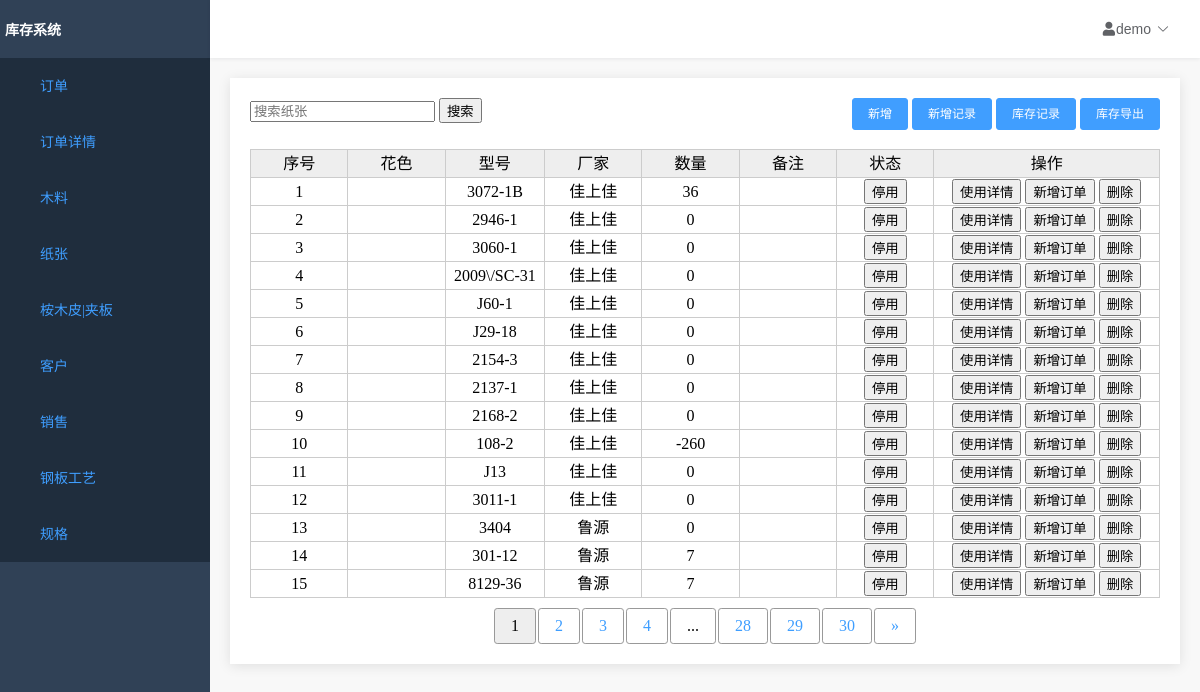
Page /home/paper/list/ on the earlier database version.
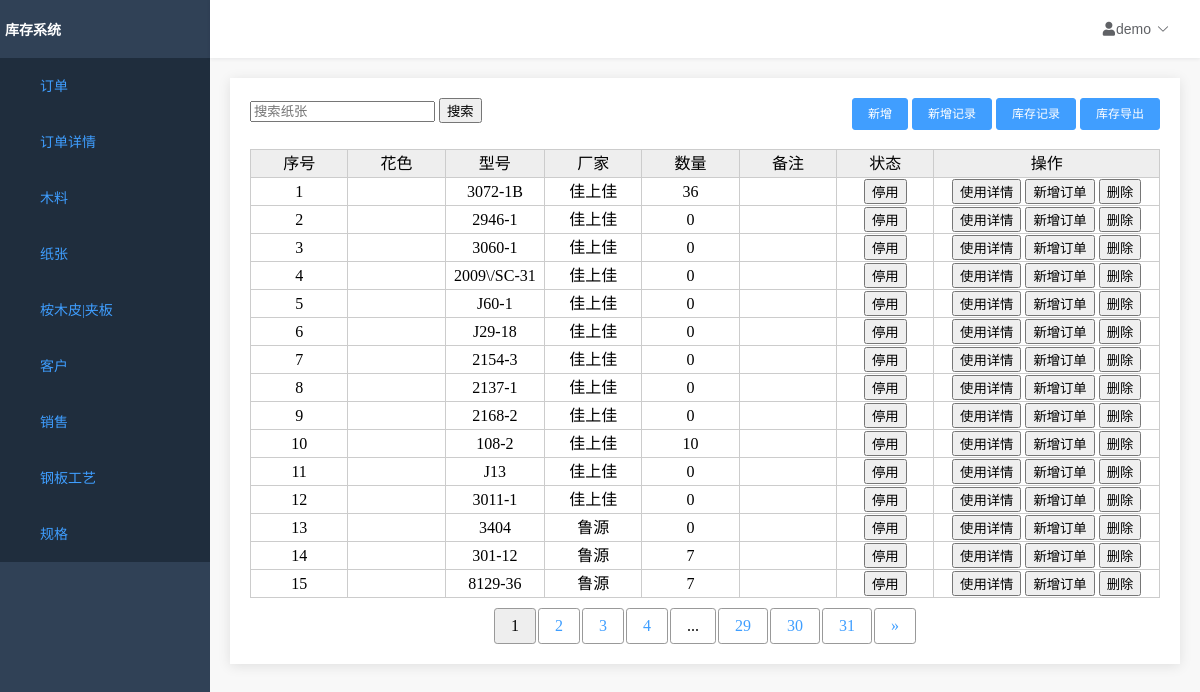
Same page on the later database version.
### paper/models.py (models this page shows, shortened)
class PaperModel(models.Model):
    id = models.AutoField(primary_key=True)
    color = models.TextField('花色', max_length=64, default="")
    type = models.TextField('型号', max_length=64, default="")
    factory = models.TextField('厂家', max_length=64, default="")
    count = models.IntegerField('数量', default=0)
    note = models.TextField('备注', max_length=256, default='')
    enable = models.BooleanField(
        '是否使用', default=True, blank=False, null=False)
    created_time = models.DateTimeField('创建时间', default=now)
    last_mod_time = models.DateTimeField('修改时间', auto_now=True)
    objects = PaperManager()

### paper/views.py (the view)
# urls.py: path('list/', views.PaperListView.as_view(), name='paper_list'),
class PaperListView(ListView):
    paginate_by = 15
    model = PaperModel
    template_name = 'paperlist.html'
    context_object_name = 'object_list'
    def get_queryset(self):
        q = Q()
        name = self.request.GET.get('name')
        if name:
            q.add(Q(color__icontains=name), Q.OR)
            q.add(Q(type__icontains=name), Q.OR)
            q.add(Q(factory__icontains=name), Q.OR)
        return PaperModel.objects.filter(q).order_by('color')
    def get_context_data(self, **kwargs):
        context = super(PaperListView, self).get_context_data(**kwargs)
        return context

### InventorySystem/context_processor.py (called while the page is built)
def nav_list(request):
    func_list = []
    func_list.append(('订单', '/home/order/head/list'))
    func_list.append(('订单详情', '/home/order/list'))
    func_list.append(('木料', '/home/wood/list'))
    func_list.append(('纸张', '/home/paper/list'))
    func_list.append(('桉木皮|夹板', '/home/skin/list'))
    func_list.append(('客户', '/home/customer/list'))
    func_list.append(['销售', '/home/salesman/list'])
    func_list.append(('钢板工艺', '/home/process/technology/list'))
    func_list.append(('规格', '/home/process/specification/list'))
    return locals()

### order/templatetags/order_extras.py (called while the page is built)
@register.simple_tag(takes_context=True)
def param_replace(context, **kwargs):
    d = context['request'].GET.copy()
    for k, v in kwargs.items():
        d[k] = v
    for k in [k for k, v in d.items() if not v]:
        del d[k]
    return d.urlencode()

### templates/paperlist.html (shortened to what this page needs)
{% extends 'table.html' %}
{% block table %}
<div>
    <div class="top_tool_bar">
        <form method="get">
            <input type="text" name="name" placeholder="搜索纸张">
            <button type="submit">
                <span>搜索</span>
            </button>
        </form>
        <div class="right_buttons">
            <a href="/home/paper/add">
                <button type="button">
                    <span>新增</span>
                </button>
            </a>
            <a href="/home/paper/form/add">
                <button type="button">
                    <span>新增记录</span>
                </button>
            </a>
            <a href="/home/paper/form/list">
                <button type="button">
                    <span>库存记录</span>
                </button>
            </a>
            <a href="/home/paper/output">
                <button type="button">
                    <span>库存导出</span>
                </button>
            </a>
        </div>
    </div>
    <div class="results">
        <table id="result_list">
            <tr>
                <th scope="col" class="sortable column-id">序号</th>
                <th scope="col" class="sortable column-name">花色</th>
                <th scope="col" class="sortable column-name">型号</th>
                <th scope="col" class="sortable column-name">厂家</th>
                <th scope="col" class="sortable column-name">数量</th>
                <th scope="col" class="sortable column-name">备注</th>
                <th scope="col">状态</th>
                <th scope="col">操作</th>
            </tr>
            {% for obj in object_list %}
            <tr>
                <td>{{ forloop.counter }}</td>
                <td>{{obj.color}}</td>
                <td>{{obj.type}}</td>
                <td>{{obj.factory}}</td>
                <td>{{obj.count}}</td>
                <td>{{obj.note}}</td>
                <td>
                    <a href="/home/paper/enable?id={{ obj.id }}">
                        {% if obj.enable %}
                        <input type="button" value="停用">
                        {% else %}
                        <input type="button" value="已停用">
                        {% endif %}
                    </a>
                <td>
                    <a href="/home/paper/form/list?id={{ obj.id }}">
                        <input type="button" value="使用详情">
                    </a>
                    <a href="/home/paper/form/add?id={{ obj.id }}">
                        <input type="button" value="新增订单">
                    </a>
                    <a href="/home/paper/del?id={{ obj.id }}">
                        <input type="button" value="删除">
                    </a>
                </td>
            </tr>
            {% endfor %}
        </table>
    </div>
</div>
{% endblock %}

Differences in the rows shown:
changed PaperModel (number 10 of 15 on the later page): count "-260" → "10"
Other differences:
new list line: "31"
list line gone: "28"
